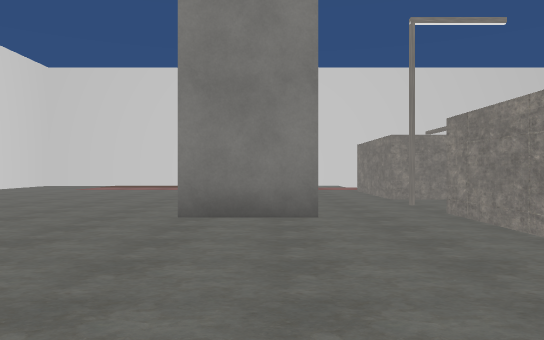
view 1 (above)

24 first-person views from a walk through a scene from a Unity 3-D project. The camera is 1.2 m above the floor, looks level and sees 70° across. The floor is counted in squares, 1.8 m on a side. Each view is taken from the middle of a square. On the plan, view 1 faces up. The plan holds only what a view shows up to about 11 squares ahead; the rest is blank. The place goes on beyond the plan. The player character is not drawn. Some animated figures are left out. Some surface patterns are stand-ins.

view 2
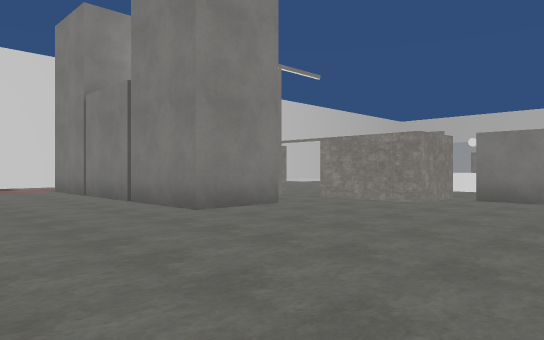

view 3
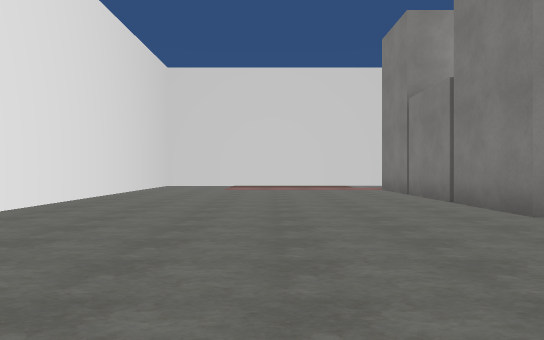

view 4
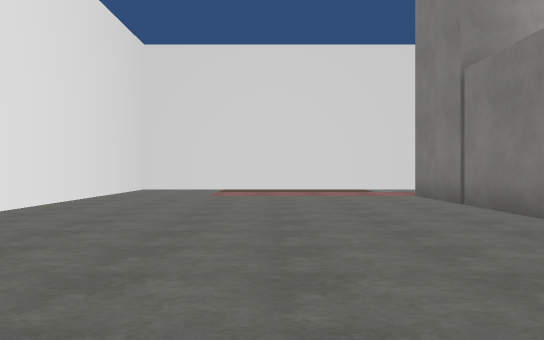

view 5
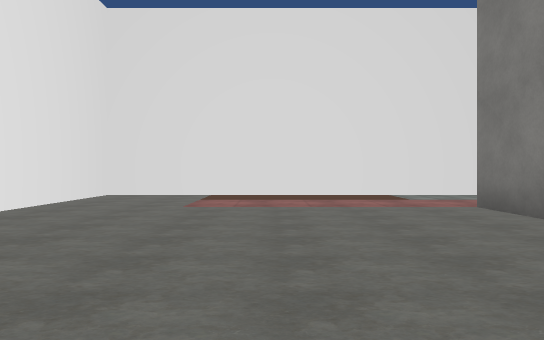

view 6
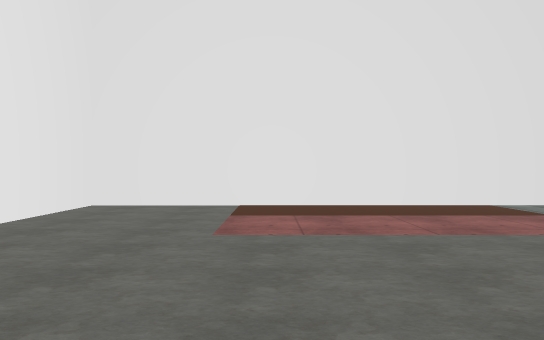

view 7
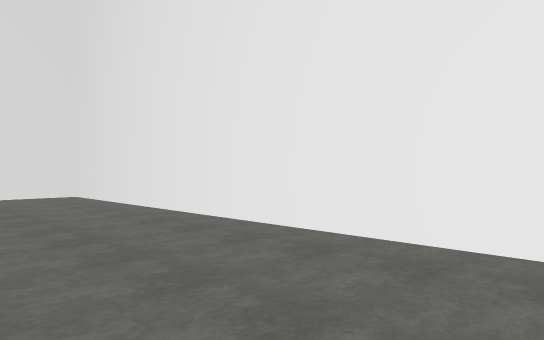

view 8
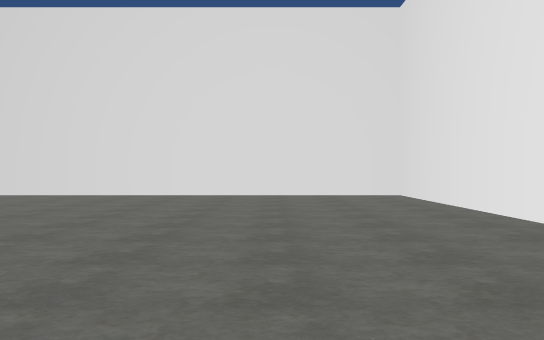

view 9
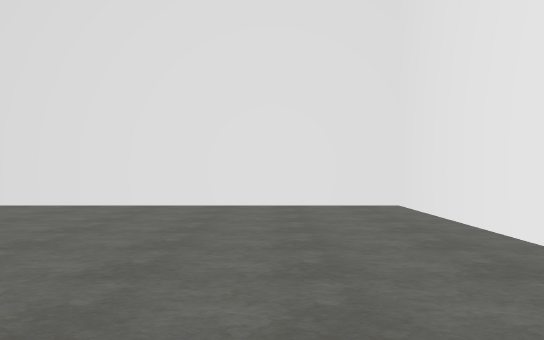

view 10
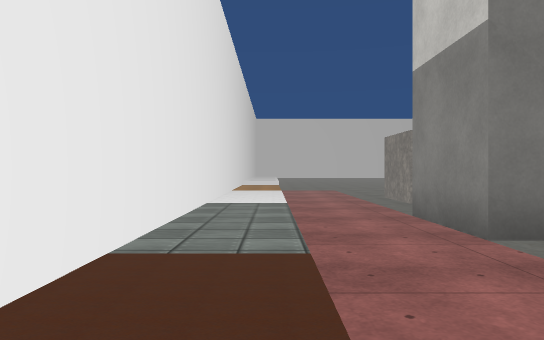

view 11
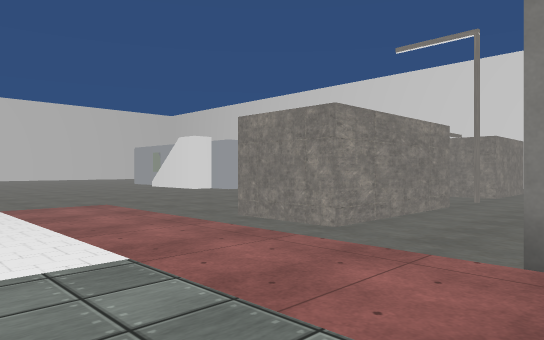

view 12
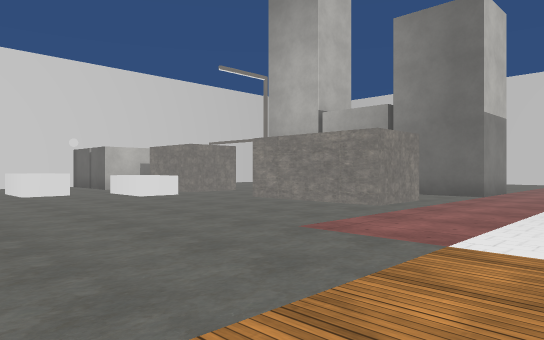

view 13
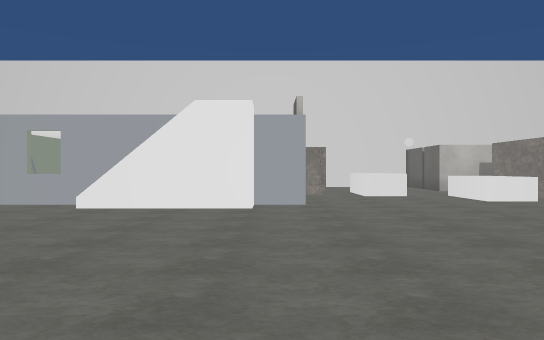

view 14
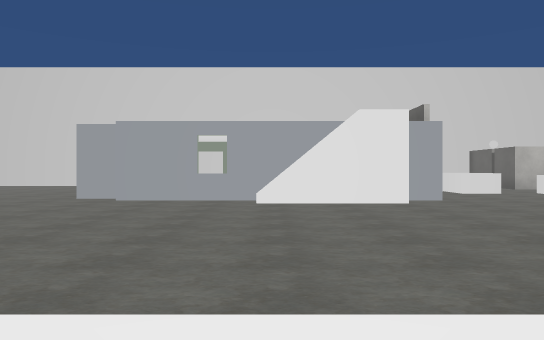

view 15
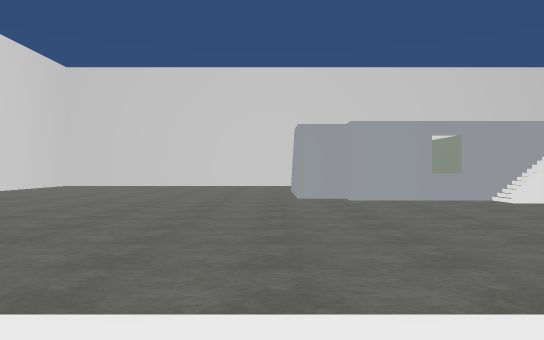

view 16
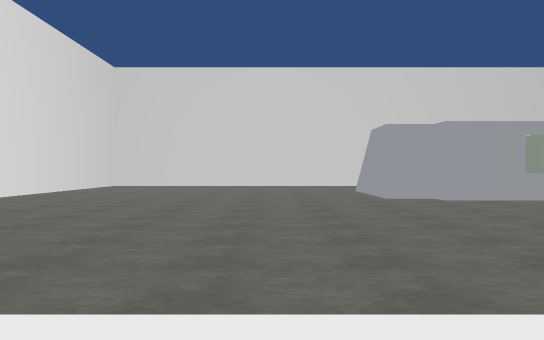

view 17
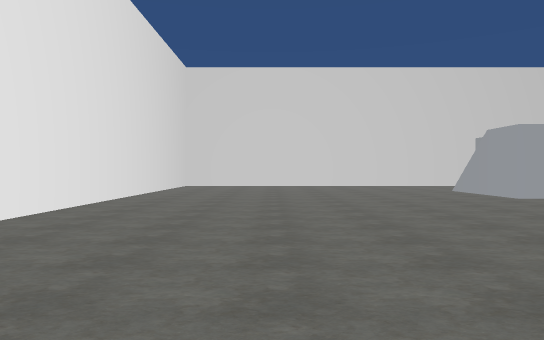

view 18
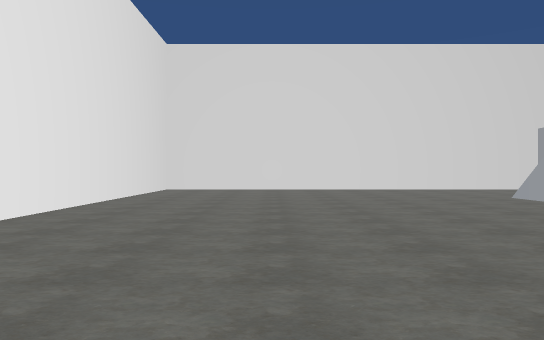

view 19
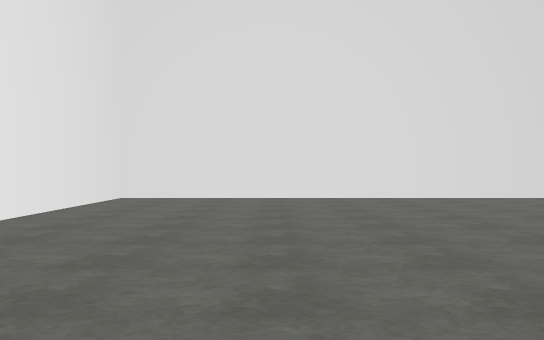

view 20
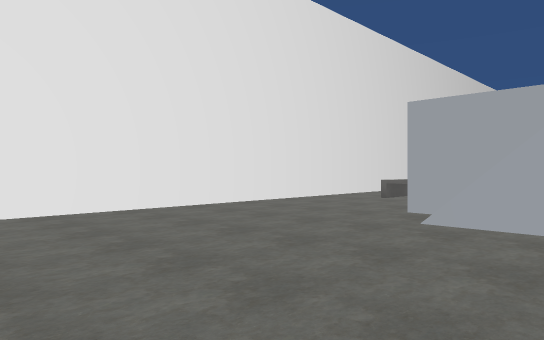

view 21
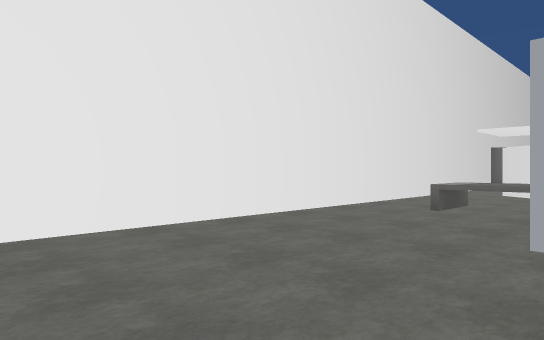

view 22
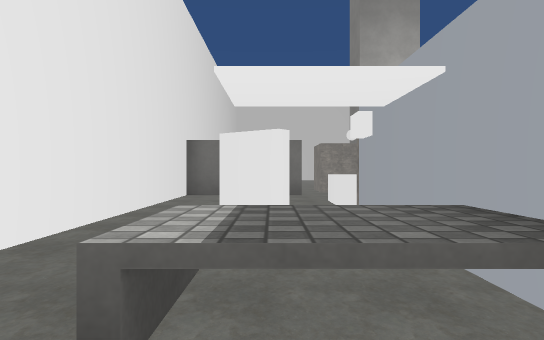

view 23
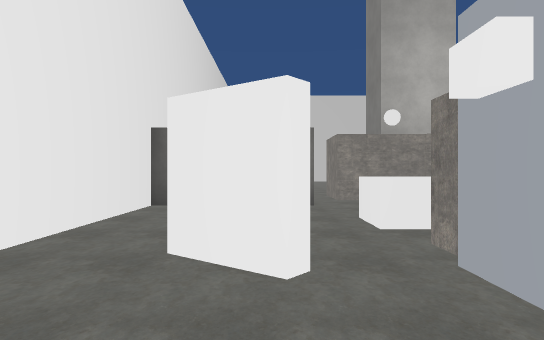

view 24
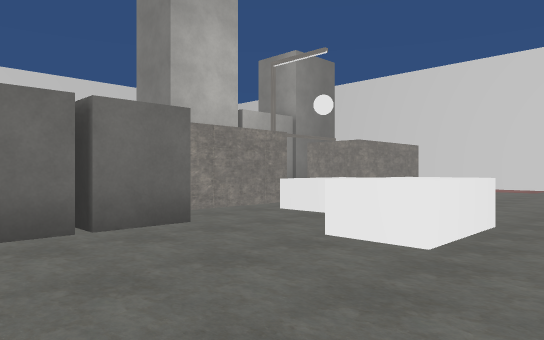

### Floor plan
Key: @ floor where view 1 was taken; # wall or solid block; . main floor; : floor 3 m higher than the main floor; / step, stairs or slope; ^ raised ledge; H house; O other object.
Columns run from 10 left of view 1 to 28 right of it. Each row starts with its distance up from view 1.
 17 #################
 16 #................ .. .  /    / /  .
 15 #..................... ///  /////
 14 #....................................
 13 #........##..........................
 12 #........##..##.......................
 11 #........##..##.......................#
 10 #........# ..##.......................#
  9 #........# ..##.......................#
  8 #........# ...........:HHHHH..........#
  7 #........# ..O.......     H :.........#
  6 #........##..##.^....        .........#
  5 #............##.^.^.H      H/.........#
  4 #............##...^.       H/.........#
  3 #...................H/ /^^............#
  2 #.............##....#/..^.............#
  1 #............. #......................#
  0 #.........@.   #......................#
 -1 ############   ########################

Positions as (right, up) in squares from view 1, and headings:
1: (0, 0), facing up
2: (-5, 0), facing up-right
3: (-5, 0), facing up
4: (-5, 3), facing up
5: (-5, 6), facing up
6: (-6, 9), facing up
7: (-6, 10), facing down-left
8: (-6, 10), facing down
9: (-7, 7), facing down
10: (-5, 15), facing right
11: (0, 16), facing down-right
12: (11, 16), facing down-left
13: (11, 15), facing down
14: (14, 16), facing down
15: (19, 16), facing down
16: (21, 16), facing down
17: (24, 16), facing down
18: (24, 13), facing down
19: (24, 9), facing down
20: (23, 6), facing down-left
21: (21, 4), facing down-left
22: (16, 2), facing left
23: (13, 2), facing left
24: (10, 0), facing up-left
